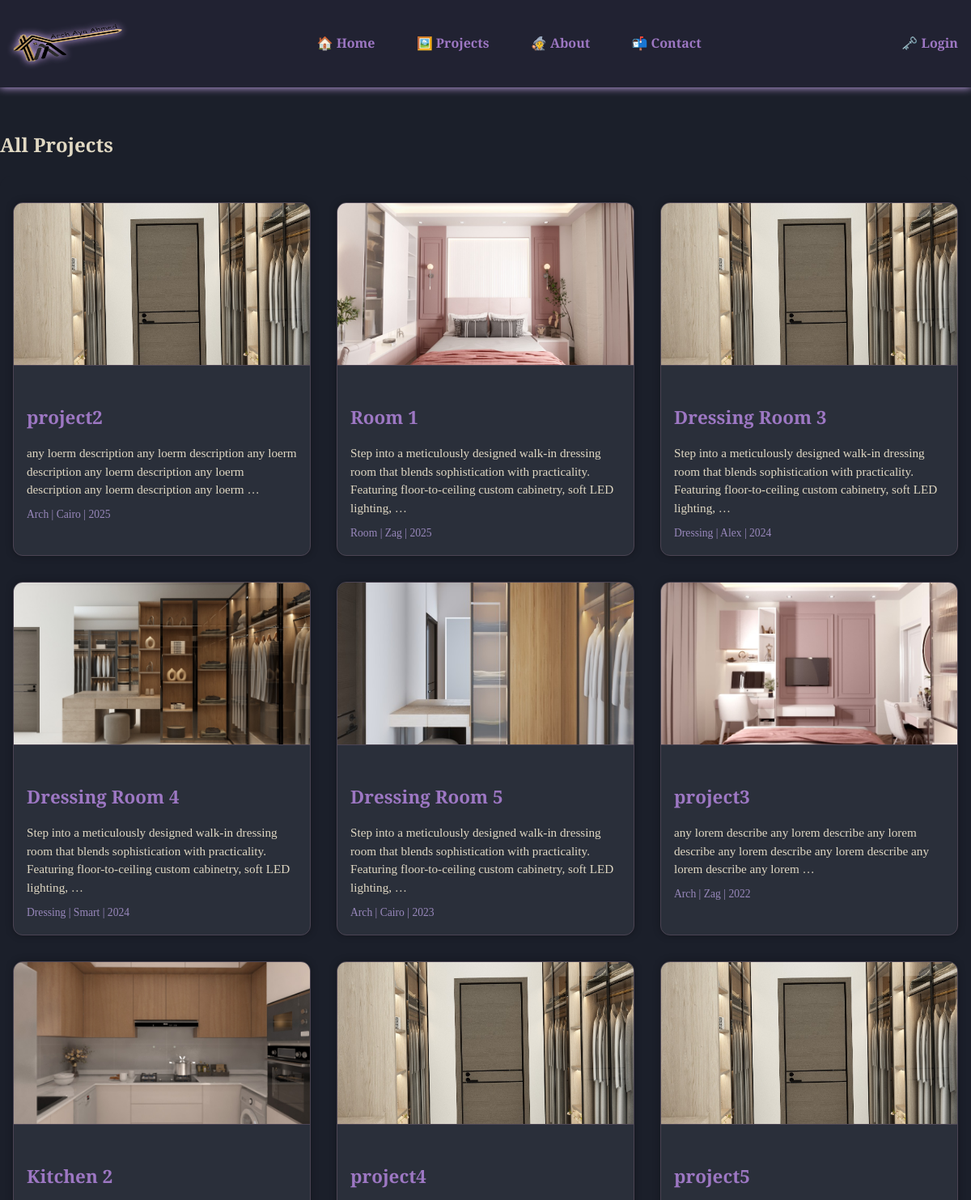
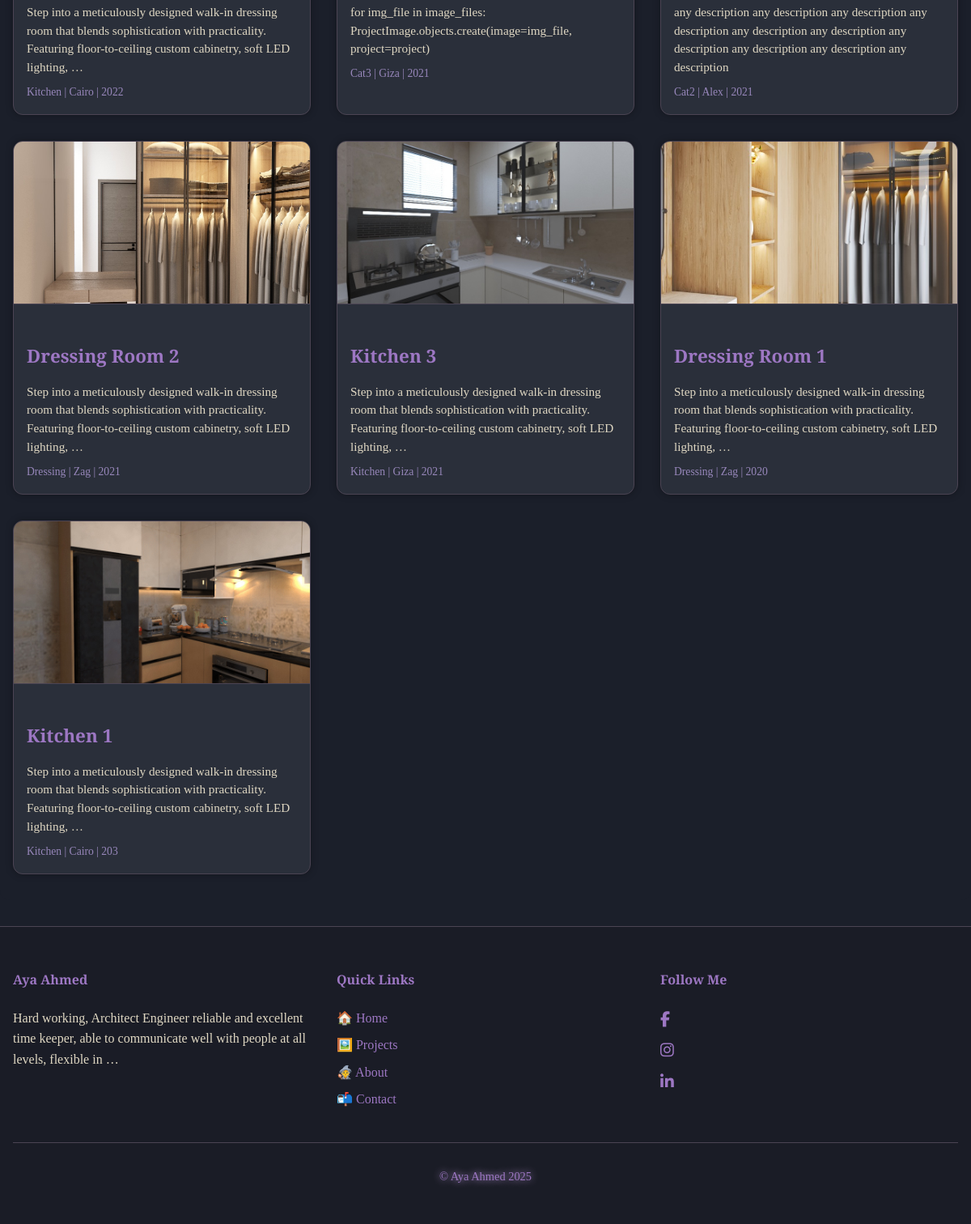
/projects/, run on the app's committed database (2 pictures, top to bottom).
### core/models.py (models this page shows, shortened)
class SiteSettings(models.Model):
    site_title = models.CharField(max_length=100, default="Architect Portfolio")
    logo = models.ImageField(upload_to='site/', null=True, blank=True)
    favicon = models.ImageField(upload_to='site/', null=True, blank=True)
    email = models.EmailField(null=True, blank=True)
    phone = models.CharField(max_length=20, null=True, blank=True)
    address = models.TextField(null=True, blank=True)
    about_me = models.TextField(null=True, blank=True)
    social_facebook = models.URLField(null=True, blank=True)
    social_instagram = models.URLField(null=True, blank=True)
    social_linkedin = models.URLField(null=True, blank=True)

class Project(models.Model):
    title = models.CharField(max_length=200)
    slug = models.SlugField(unique=True,blank=True)
    description = models.TextField()
    category = models.CharField(max_length=100)
    location = models.CharField(max_length=200)
    year = models.PositiveIntegerField()
    featured_image = models.ImageField(upload_to='projects/')
    images = models.ManyToManyField('ProjectImage', related_name='project_images', blank=True)
    tags = models.CharField(max_length=200, help_text="Comma-separated tags (e.g., residential, modern)")
    created_at = models.DateTimeField(auto_now_add=True)
    updated_at = models.DateTimeField(auto_now=True)

### core/views.py (the view)
# urls.py: path('projects/', views.all_projects_view, name='all_projects'),
def all_projects_view(request):
    site_settings, created = SiteSettings.objects.get_or_create(pk=1)
    projects = Project.objects.all().order_by('-year')
    return render(request, 'projects.html', {
        'site_settings': site_settings,
        'projects': projects,
        'page_title': 'All Projects'
    })

### architect_portfolio/templates/projects.html (shortened to what this page needs)
{% extends "base.html" %}
{% load static %}
{% block styles %}
<link rel="stylesheet" href="{% static 'css/user/projects.css' %}">
{% endblock %}
{% block content %}
<h2>All Projects</h2>
<div class="projects-grid">
    {% if projects %}
        {% for project in projects %}
            <div class="project-card">
                <a href="{% url 'project_detail' project.slug %}">
                    <img src="{{ project.featured_image.url }}" alt="{{ project.title }}">
                    <div class="project-info">
                        <h3>{{ project.title }}</h3>
                        <p>{{ project.description|truncatewords:20 }}</p>
                        <div class="project-meta">
                            {{ project.category }} | {{ project.location }} | {{ project.year }}
                        </div>
                    </div>
                </a>
            </div>
        {% endfor %}
    {% else %}
        <p>No projects found.</p>
    {% endif %}
</div>
{% endblock %}

### architect_portfolio/templates/base.html (shortened to what this page needs)
{% load static %}
<!DOCTYPE html>
<html lang="en">
<head>
    <link rel="stylesheet" href="https://cdnjs.cloudflare.com/ajax/libs/font-awesome/6.5.0/css/all.min.css">
    <link rel="stylesheet" href="https://cdn.jsdelivr.net/npm/swiper@10/swiper-bundle.min.css" />
    <link rel="stylesheet" href="{% static 'css/main.css' %}">
    {% block styles %}{% endblock %}
</head>
<body class="page {% block body_class %}{% endblock %}">
    <header class="site-header">
        <div class="container">
            <div class="header-inner">
                <div class="logo">
                    {% if site_settings.logo %}
                        <a href="/"><img src="{{ site_settings.logo.url }}" alt="{{ site_settings.site_title }}" width="100"></a>
                    {% else %}
                        <h1><a href="/" class="glow-text">{{ site_settings.site_title }}</a></h1>
                    {% endif %}
                </div>
                <nav class="main-nav">
                    <ul>
                        <li><a href="/" >🏠 Home</a></li>
                        <li><a href="{% url 'all_projects' %}">🖼️ Projects</a></li>
                        <li><a href="{% url 'about' %}">🧙 About</a></li>
                        <li><a href="{% url 'contact' %}">📬 Contact</a></li>
                    </ul>
                </nav>
                <div class="auth-nav">
                    <ul>
                        {% if user.is_authenticated %}
                            <li><a href="{% url 'dashboard_home' %}">🛡️ Dashboard</a></li>
                            <li><a href="{% url 'dashboard_logout' %}">🚪 Logout</a></li>
                        {% else %}
                            <li><a href="{% url 'dashboard_login' %}">🗝️ Login</a></li>
                        {% endif %}
                    </ul>
                </div>
            </div>
        </div>
    </header>
    <main class="site-main fade-in">
        <div class="container">
            {% block content %}{% endblock %}
        </div>
    </main>
    <footer class="site-footer">
        <div class="container">
            <div class="footer-grid">
                <div class="footer-about">
                    <h4>{{ site_settings.site_title }}</h4>
                    {% if site_settings.about_me %}
                        <p>{{ site_settings.about_me|truncatewords:20 }}</p>
                    {% else %}
                        <p>A portfolio of architectural and interior design work.</p>
                    {% endif %}
                </div>
                <div class="footer-links">
                    <h4>Quick Links</h4>
                    <ul>
                        <li><a href="/">🏠 Home</a></li>
                        <li><a href="{% url 'all_projects' %}">🖼️ Projects</a></li>
                        <li><a href="{% url 'about' %}">🧙 About</a></li>
                        <li><a href="{% url 'contact' %}">📬 Contact</a></li>
                    </ul>
                </div>
                <div class="footer-social">
                    <h4>Follow Me</h4>
                    <ul class="social-icons">
                        {% if site_settings.social_facebook %}
                            <li><a href="{{ site_settings.social_facebook }}" target="_blank" title="Facebook"><i class="fab fa-facebook-f"></i></a></li>
                        {% endif %}
                        {% if site_settings.social_instagram %}
                            <li><a href="{{ site_settings.social_instagram }}" target="_blank" title="Instagram"><i class="fab fa-instagram"></i></a></li>
                        {% endif %}
                        {% if site_settings.social_linkedin %}
                            <li><a href="{{ site_settings.social_linkedin }}" target="_blank" title="LinkedIn"><i class="fab fa-linkedin-in"></i></a></li>
                        {% endif %}
                    </ul>
                </div>
            </div>
            <div class="footer-bottom glow-text">
                <p>&copy; {{ site_settings.site_title }} {{ year|default:2025 }}</p>
            </div>
        </div>
    </footer>
</body>
</html>

### architect_portfolio/static/css/main.css (style rules this page uses)
:root { --color-bg: #1b1f2a; --color-bg-alt: #2a2f3a; --color-text: #e0d8c3; --color-accent: #9d77c3; --color-accent-hover: #b39ddb; --color-border: #4b4453; --glow-color: #d8b4fe; --nav-bg: rgba(35, 35, 52, 0.9); --footer-bg: #1a1c26; --message-success: #b2f2bb; --message-error: #ff6b6b; --transition-speed: 0.4s; --border-radius: 12px; --primary-color: #c084fc; --accent-color: #a78bfa; --bg-color: #1a1a2e; --text-color: #f3f3f3; --primary-color: #c084fc; }
body { background-color: var(--color-bg); color: var(--color-text); font-family: 'Playfair Display', serif; margin: 0; padding: 0; line-height: 1.6; transition: background-color var(--transition-speed); }
a { color: var(--color-accent); text-decoration: none; transition: color var(--transition-speed); }
.site-header { background-color: var(--nav-bg); box-shadow: 0 0 10px var(--glow-color); position: sticky; top: 0; z-index: 1000; backdrop-filter: blur(6px); }
.header-inner { display: flex; justify-content: space-between; align-items: center; max-width: 1200px; margin: auto; }
.logo img { max-height: 100px; width: 160px; filter: drop-shadow(0px 0px 5px var(--glow-color)); }
.glow-text { text-shadow: 0 0 10px var(--glow-color); color: var(--color-accent); }
.main-nav ul, .auth-nav ul { list-style: none; display: flex; gap: 1.2rem; padding: 0; margin: 0; }
.main-nav a, .auth-nav a { font-weight: bold; padding: 0.5rem 1rem; border-radius: var(--border-radius); transition: background-color var(--transition-speed), color var(--transition-speed); }
.site-main { padding: 2rem 0; min-height: 70vh; animation: fadeIn 1.2s ease-in; }
.fade-in { animation: fadeIn 1.2s ease-in; }
.site-footer { background-color: var(--footer-bg); padding: 2rem 1rem; color: var(--color-text); border-top: 1px solid var(--color-border); }
.footer-grid { display: grid; grid-template-columns: repeat(auto-fit, minmax(220px, 1fr)); gap: 2rem; max-width: 1200px; margin: auto; }
.footer-grid h4 { color: var(--color-accent); }
.footer-links ul, .footer-social ul { list-style: none; padding: 0; margin: 0; }
.footer-links li, .footer-social li { margin-bottom: 0.5rem; }
.footer-social a { color: var(--color-accent); font-size: 1.2rem; transition: color var(--transition-speed); }
.footer-bottom { text-align: center; margin-top: 2rem; padding-top: 1rem; border-top: 1px solid var(--color-border); font-size: 0.9rem; }

### architect_portfolio/static/css/user/projects.css (style rules this page uses)
.projects-grid { display: grid; grid-template-columns: repeat(auto-fit, minmax(300px, 1fr)); gap: 2rem; padding: 2rem 1rem; background-color: var(--color-bg); border-radius: var(--border-radius); animation: fadeIn 1s ease; }
.project-card { background-color: var(--color-bg-alt); border: 1px solid var(--color-border); border-radius: var(--border-radius); overflow: hidden; transition: transform var(--transition-speed), box-shadow var(--transition-speed); box-shadow: 0 0 10px rgba(0,0,0,0.3); }
.project-card img { width: 100%; height: 200px; object-fit: cover; border-bottom: 1px solid var(--color-border); }
.project-info { padding: 1rem; color: var(--color-text); }
.project-info h3 { font-size: 1.4rem; margin-bottom: 0.5rem; color: var(--color-accent); transition: color var(--transition-speed); }
.project-info p { font-size: 0.95rem; margin-bottom: 0.5rem; line-height: 1.5; color: var(--color-text); }
.project-meta { font-size: 0.85rem; color: var(--color-accent-hover); opacity: 0.8; }

### data on the page
SiteSettings: logo (picture), site_title "Aya Ahmed", about_me "Hard working, Architect Engineer reliable and excellent time keeper, able to communicate well with people at all levels, flexible in …"
Project: featured_image (picture), title "project2", description "any loerm description any loerm description any loerm description any loerm description any loerm description any loerm description any loerm …", category "Arch", location "Cairo", year "2025"
Project: featured_image (picture), title "Room 1", description "Step into a meticulously designed walk-in dressing room that blends sophistication with practicality. Featuring floor-to-ceiling custom cabinetry, soft LED lighting, …", category "Room", location "Zag", year "2025"
Project: featured_image (picture), title "Dressing Room 3", description "Step into a meticulously designed walk-in dressing room that blends sophistication with practicality. Featuring floor-to-ceiling custom cabinetry, soft LED lighting, …", category "Dressing", location "Alex", year "2024"
Project: featured_image (picture), title "Dressing Room 4", description "Step into a meticulously designed walk-in dressing room that blends sophistication with practicality. Featuring floor-to-ceiling custom cabinetry, soft LED lighting, …", category "Dressing", location "Smart", year "2024"
Project: featured_image (picture), title "Dressing Room 5", description "Step into a meticulously designed walk-in dressing room that blends sophistication with practicality. Featuring floor-to-ceiling custom cabinetry, soft LED lighting, …", category "Arch", location "Cairo", year "2023"
Project: featured_image (picture), title "project3", description "any lorem describe any lorem describe any lorem describe any lorem describe any lorem describe any lorem describe any lorem …", category "Arch", location "Zag", year "2022"
Project: featured_image (picture), title "Kitchen 2", description "Step into a meticulously designed walk-in dressing room that blends sophistication with practicality. Featuring floor-to-ceiling custom cabinetry, soft LED lighting, …", category "Kitchen", location "Cairo", year "2022"
Project: featured_image (picture), title "project4", description "for img_file in image_files: ProjectImage.objects.create(image=img_file, project=project)", category "Cat3", location "Giza", year "2021"
Project: featured_image (picture), title "project5", description "any description any description any description any description any description any description any description any description any description any description", category "Cat2", location "Alex", year "2021"
Project: featured_image (picture), title "Dressing Room 2", description "Step into a meticulously designed walk-in dressing room that blends sophistication with practicality. Featuring floor-to-ceiling custom cabinetry, soft LED lighting, …", category "Dressing", location "Zag", year "2021"
Project: featured_image (picture), title "Kitchen 3", description "Step into a meticulously designed walk-in dressing room that blends sophistication with practicality. Featuring floor-to-ceiling custom cabinetry, soft LED lighting, …", category "Kitchen", location "Giza", year "2021"
Project: featured_image (picture), title "Dressing Room 1", description "Step into a meticulously designed walk-in dressing room that blends sophistication with practicality. Featuring floor-to-ceiling custom cabinetry, soft LED lighting, …", category "Dressing", location "Zag", year "2020"
Project: featured_image (picture), title "Kitchen 1", description "Step into a meticulously designed walk-in dressing room that blends sophistication with practicality. Featuring floor-to-ceiling custom cabinetry, soft LED lighting, …", category "Kitchen", location "Cairo", year "203"

### other printed values
{{ year|default:2025 }} "2025"
